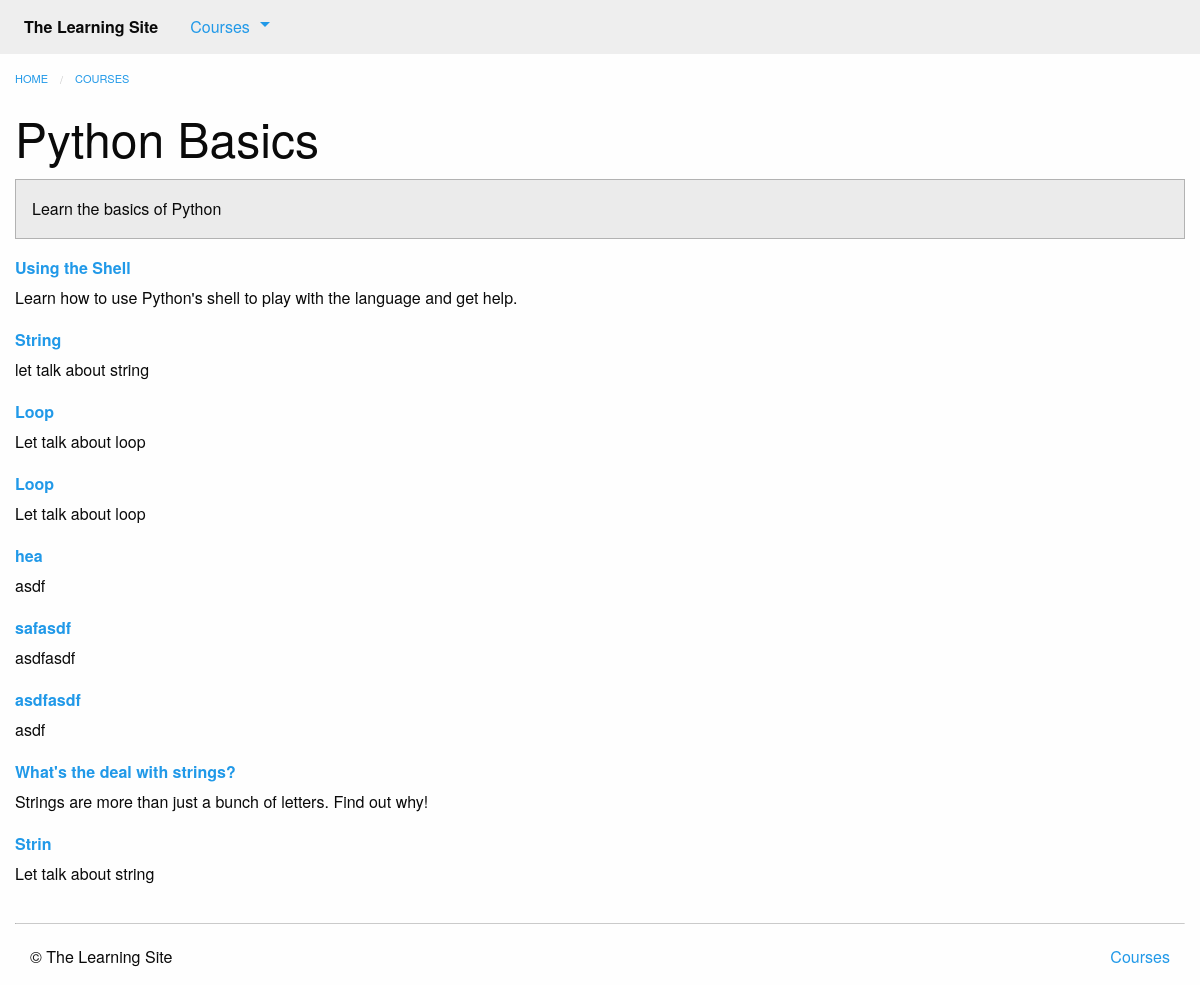
The page /courses/1/ on the database its author committed.
### courses/models.py (models this page shows, shortened)
class Course(models.Model):
    created_at = models.DateTimeField(auto_now_add=True)
    title = models.CharField(max_length=255)
    description = models.TextField()

class Step(models.Model):
    title = models.CharField(max_length=255)
    description = models.TextField()
    order = models.IntegerField(default=0)
    course = models.ForeignKey(Course)
    class Meta:
        abstract = True
        ordering = ['order',]

class Text(Step):
    content = models.TextField(blank=True, default='')
    def get_absolute_url(self):
        return reverse('courses:text', kwargs={
                'course_pk': self.course_id,
                'step_pk': self.id
            })

class Quiz(Step):
    total_questions = models.IntegerField(default=4)
    class Meta:
        verbose_name_plural = "Quizzes"
    def get_absolute_url(self):
        return reverse('courses:quiz', kwargs={
                'course_pk': self.course_id,
                'step_pk': self.id
            })

### courses/views.py (the view)
# urls.py: url(r'(?P<pk>\d+)/$', views.course_detail, name='detail'),
def course_detail(request, pk):
    course = get_object_or_404(models.Course, pk=pk)
    steps = sorted(chain(course.text_set.all(), course.quiz_set.all()), key=lambda step:step.order)
    return render(request, 'courses/course_detail.html', {'course': course, 'steps':steps})

### courses/templatetags/course_extras.py (called while the page is built)
@register.inclusion_tag('courses/course_nav.html')
def nav_courses_list():
    courses = Course.objects.all()[:5]
    return {'courses': courses}

@register.filter('markdown_to_html')
def markdown_to_html(markdown_text):
    html_body = markdown2.markdown(markdown_text)
    return mark_safe(html_body)

### courses/templates/courses/course_detail.html (shortened to what this page needs)
{% extends "courses/layout.html" %}
{% load course_extras %}
{% block content %}
    <div class="row columns">
        {{ block.super }}
        <article>
            <h1 class="">{{ course.title }}</h1>
            <div class="callout secondary">
                {{ course.description|markdown_to_html }}
            </div>
            <dl>
                {% for step in steps %}
                    <dt>
                        <a href="{{ step.get_absolute_url }}">{{ step.title }}</a>
                    </dt>
                    <dd>{{ step.description|markdown_to_html }}</dd>
                {% endfor %}
            </dl>
        </article>
    </div>
{% endblock %}

### rows shown on the page
Course: title "Python Basics", description "Learn the basics of Python"
Text: title "Using the Shell", description "Learn how to use Python's shell to play with the language and get help."
Quiz: title "String", description "let talk about string"
Quiz: title "Loop", description "Let talk about loop"
Quiz: title "Loop", description "Let talk about loop"
Quiz: title "hea", description "asdf"
Quiz: title "safasdf", description "asdfasdf"
Quiz: title "asdfasdf", description "asdf"
Text: title "What's the deal with strings?", description "Strings are more than just a bunch of letters. Find out why!"
Quiz: title "Strin", description "Let talk about string"
